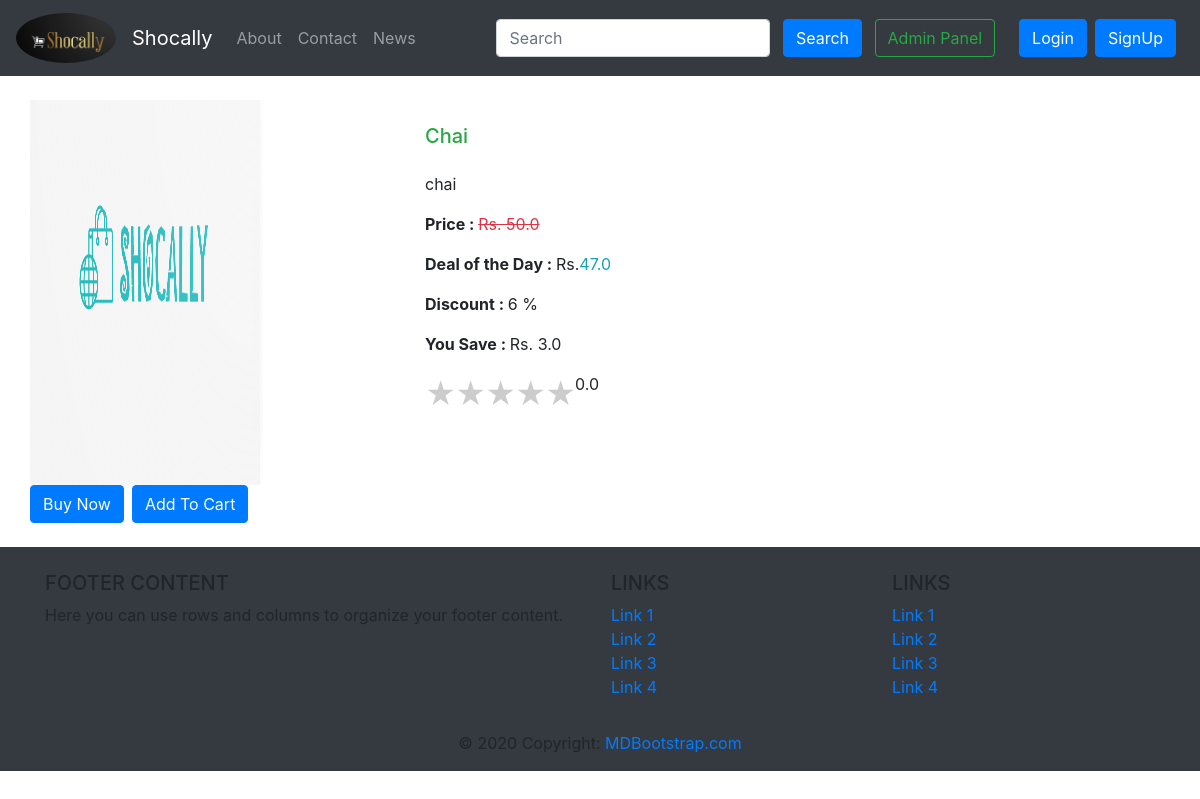
Page /shop/productView/1 on the committed database.
### shop/models.py (models this page shows, shortened)
class Product(models.Model):
    product_id = models.AutoField
    seller = models.ForeignKey(Seller,on_delete=models.CASCADE)            # one to many relationship
    product_name = models.CharField(max_length=50, default="")
    category = models.CharField(max_length=50, default="")
    subCategory = models.CharField(max_length=50, default="")
    originalPrice = models.FloatField(default=0.0)
    price = models.FloatField(default=0.0)
    desc = models.TextField()
    image = models.ImageField(upload_to='shop/images', default="")
    rating = models.FloatField(default=0.0)
    ratingNo = models.IntegerField(default=0)                             # Number of rating by users
    inStock = models.IntegerField(default=0)
    @property
    def Save(self):
        return self.originalPrice - self.price
    @property
    def Discount(self):
        return 100-int((self.price/self.originalPrice)*100)

### shop/views.py (the view)
# urls.py: path("productView/<int:prodid>", views.productView, name="productView"),
def productView(request,prodid):
    product = Product.objects.filter(id=prodid)
    recommendations = []
    return render(request, 'shop/prodView.html', {'product':product[0]})

### templates/shop/prodView.html (shortened to what this page needs)
{% extends 'base.html' %}
{% load static %}
{% block link %}
<link rel="stylesheet" href="{% static 'css/shop/ratingStyle.css' %}">
<link rel="stylesheet" href="{% static 'css/shop/slider.css' %}">
{% endblock %}
{% block body %}
<div class="container my-4">
    <div class="row">
    <div class="col-md-4">
    <div class="row">
        <img src="/media/{{product.image}}"  width="233px" height="385px">
    </div>
        <div class="row">
            <button type="button" class="btn btn-primary mr-2" id="buy{{product.id}}"  data-toggle="modal" data-target="#buyModal">
            Buy Now
            </button>
            <span id="divpr{{product.id}}" class="divpr" >
                <button id="pr{{product.id}}" class="btn btn-primary cart">Add To Cart</button>
            </span>
        </div>
    </div>
    <div class="col-md-8">
        <h5 class="text-success my-4" id="namepr{{product.id}}">{{product.product_name|title}}</h5>
        <p>{{product.desc}}</p>
        {% if product.Save is not 0 %}
          <p><b>Price : </b> <del class="text-danger">Rs. {{product.originalPrice}} </del></p>
          <p><b>Deal of the Day  : </b> Rs.<span class="text-info" id="pricepr{{product.id}}">{{product.price}}</span></p>
          <p><b>Discount : </b> {{product.Discount}} %</p>
          <p><b>You Save : </b> Rs. {{ product.Save}} </p>
        {% else %}
        <p><b>Deal of the Day  : </b>Rs. {{product.originalPrice}}</p>
        {% endif %}
        <div class="rate m-0 p-0" id="rating" data-toggle="modal" data-target="#RatingModal">
          <label for="star5" title="text">5 stars</label>
          <label for="star4" title="text">4 stars</label>
          <label for="star3" title="text">3 stars</label>
          <label for="star2" title="text">2 stars</label>
          <label for="star1" title="text">1 star</label>
      </div>
      <p>{{product.rating}}<p>
    </div>
    </div>
</div>
{% endblock %}

### static/css/shop/ratingStyle.css (style rules this page uses)
fieldset, label { margin: 0; padding: 0; }
* { margin: 0; padding: 0; }
.rate { float: left; height: 46px; padding: 0 0px; }
.rate:not(:checked) > label { float:right; width:1em; overflow:hidden; white-space:nowrap; cursor:pointer; font-size:30px; color:#ccc; }
.rate:not(:checked) > label:before { content: '★ '; }

### rows in the picture
Product: image (picture), product_name "Chai", desc "chai", originalPrice "50.0", price "47.0", Discount "6", Save "3.0", rating "0.0"
